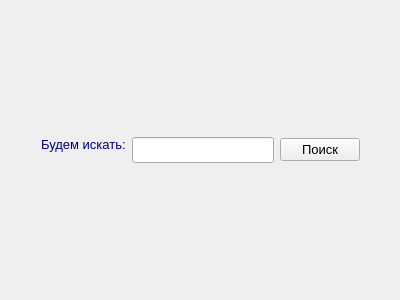
<?xml version="1.0" encoding="UTF-8"?>
<ui version="4.0">
 <class>SearchForm</class>
 <widget class="QWidget" name="SearchForm">
  <property name="geometry">
   <rect>
    <x>0</x>
    <y>0</y>
    <width>400</width>
    <height>300</height>
   </rect>
  </property>
  <property name="windowTitle">
   <string>Form</string>
  </property>
  <layout class="QGridLayout" name="gridLayout">
   <item row="0" column="1">
    <spacer name="verticalSpacer">
     <property name="orientation">
      <enum>Qt::Vertical</enum>
     </property>
     <property name="sizeHint" stdset="0">
      <size>
       <width>20</width>
       <height>117</height>
      </size>
     </property>
    </spacer>
   </item>
   <item row="1" column="0">
    <spacer name="horizontalSpacer">
     <property name="orientation">
      <enum>Qt::Horizontal</enum>
     </property>
     <property name="sizeHint" stdset="0">
      <size>
       <width>25</width>
       <height>20</height>
      </size>
     </property>
    </spacer>
   </item>
   <item row="1" column="1">
    <layout class="QHBoxLayout" name="horizontalLayout">
     <item>
      <widget class="QLabel" name="labelSearchText">
       <property name="sizePolicy">
        <sizepolicy hsizetype="Expanding" vsizetype="Preferred">
         <horstretch>0</horstretch>
         <verstretch>0</verstretch>
        </sizepolicy>
       </property>
       <property name="font">
        <font>
         <pointsize>10</pointsize>
        </font>
       </property>
       <property name="text">
        <string>&lt;html&gt;&lt;head/&gt;&lt;body&gt;&lt;p&gt;&lt;span style=&quot; color:#00007f;&quot;&gt;Будем искать:&lt;/span&gt;&lt;/p&gt;&lt;/body&gt;&lt;/html&gt;</string>
       </property>
       <property name="alignment">
        <set>Qt::AlignLeading|Qt::AlignLeft|Qt::AlignTop</set>
       </property>
       <property name="margin">
        <number>3</number>
       </property>
      </widget>
     </item>
     <item>
      <widget class="QLineEdit" name="lineEditSearchText">
       <property name="font">
        <font>
         <pointsize>11</pointsize>
        </font>
       </property>
      </widget>
     </item>
     <item>
      <widget class="QPushButton" name="pushButtonSearch">
       <property name="font">
        <font>
         <pointsize>10</pointsize>
        </font>
       </property>
       <property name="text">
        <string>Поиск</string>
       </property>
      </widget>
     </item>
    </layout>
   </item>
   <item row="2" column="1">
    <spacer name="verticalSpacer_2">
     <property name="orientation">
      <enum>Qt::Vertical</enum>
     </property>
     <property name="sizeHint" stdset="0">
      <size>
       <width>20</width>
       <height>117</height>
      </size>
     </property>
    </spacer>
   </item>
   <item row="1" column="2">
    <spacer name="horizontalSpacer_2">
     <property name="orientation">
      <enum>Qt::Horizontal</enum>
     </property>
     <property name="sizeHint" stdset="0">
      <size>
       <width>25</width>
       <height>20</height>
      </size>
     </property>
    </spacer>
   </item>
  </layout>
 </widget>
 <resources/>
 <connections/>
</ui>
